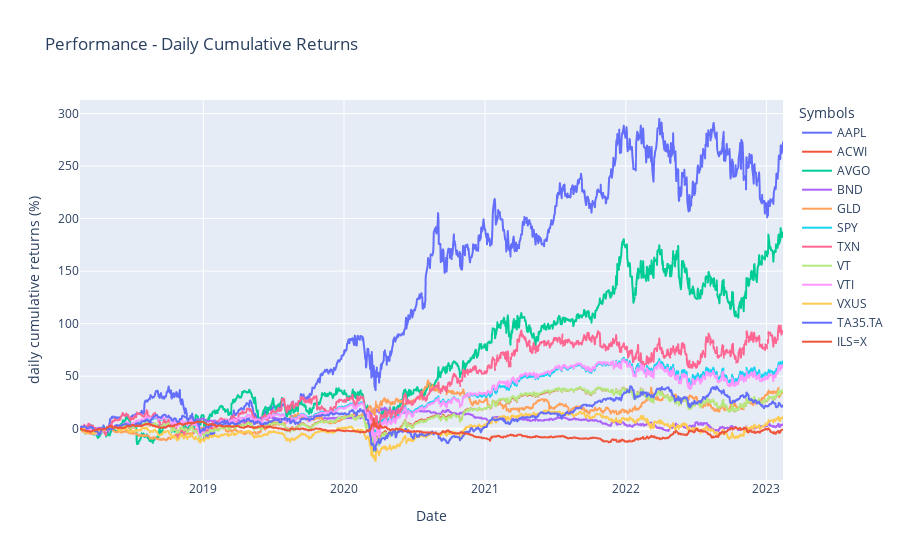

The cell this chart's notebook holds for it:
### Code cell
fig = px.line(df2, x='Date',
              y='cum_return_pct', color='Symbols',
              title='Performance - Daily Cumulative Returns',
              labels={'cum_return_pct':'daily cumulative returns (%)', })
fig.show()

### Figure 1 — Plotly figure (JSON) as saved in the notebook; plotly's stock layout.template omitted (floating-point values rounded to 4 significant figures; data arrays with more than 128 entries replaced by an {"elided": "..."} marker saying what was removed)
{"data": [{"hovertemplate": "Symbols=AAPL<br>Date=%{x}<br>daily cumulative returns (%)=%{y}<extra></extra>", "legendgroup": "AAPL", "line": {"color": "#636efa", "dash": "solid"}, "marker": {"symbol": "circle"}, "mode": "lines", "name": "AAPL", "showlegend": true, "type": "scattergl", "x": {"elided": "1303 str values"}, "xaxis": "x", "y": {"elided": "1303 float values"}, "yaxis": "y"}, {"hovertemplate": "Symbols=ACWI<br>Date=%{x}<br>daily cumulative returns (%)=%{y}<extra></extra>", "legendgroup": "ACWI", "line": {"color": "#EF553B", "dash": "solid"}, "marker": {"symbol": "circle"}, "mode": "lines", "name": "ACWI", "showlegend": true, "type": "scattergl", "x": {"elided": "1303 str values"}, "xaxis": "x", "y": {"elided": "1303 float values"}, "yaxis": "y"}, {"hovertemplate": "Symbols=AVGO<br>Date=%{x}<br>daily cumulative returns (%)=%{y}<extra></extra>", "legendgroup": "AVGO", "line": {"color": "#00cc96", "dash": "solid"}, "marker": {"symbol": "circle"}, "mode": "lines", "name": "AVGO", "showlegend": true, "type": "scattergl", "x": {"elided": "1303 str values"}, "xaxis": "x", "y": {"elided": "1303 float values"}, "yaxis": "y"}, {"hovertemplate": "Symbols=BND<br>Date=%{x}<br>daily cumulative returns (%)=%{y}<extra></extra>", "legendgroup": "BND", "line": {"color": "#ab63fa", "dash": "solid"}, "marker": {"symbol": "circle"}, "mode": "lines", "name": "BND", "showlegend": true, "type": "scattergl", "x": {"elided": "1303 str values"}, "xaxis": "x", "y": {"elided": "1303 float values"}, "yaxis": "y"}, {"hovertemplate": "Symbols=GLD<br>Date=%{x}<br>daily cumulative returns (%)=%{y}<extra></extra>", "legendgroup": "GLD", "line": {"color": "#FFA15A", "dash": "solid"}, "marker": {"symbol": "circle"}, "mode": "lines", "name": "GLD", "showlegend": true, "type": "scattergl", "x": {"elided": "1303 str values"}, "xaxis": "x", "y": {"elided": "1303 float values"}, "yaxis": "y"}, {"hovertemplate": "Symbols=SPY<br>Date=%{x}<br>daily cumulative returns (%)=%{y}<extra></extra>", "legendgroup": "SPY", "line": {"color": "#19d3f3", "dash": "solid"}, "marker": {"symbol": "circle"}, "mode": "lines", "name": "SPY", "showlegend": true, "type": "scattergl", "x": {"elided": "1303 str values"}, "xaxis": "x", "y": {"elided": "1303 float values"}, "yaxis": "y"}, {"hovertemplate": "Symbols=TXN<br>Date=%{x}<br>daily cumulative returns (%)=%{y}<extra></extra>", "legendgroup": "TXN", "line": {"color": "#FF6692", "dash": "solid"}, "marker": {"symbol": "circle"}, "mode": "lines", "name": "TXN", "showlegend": true, "type": "scattergl", "x": {"elided": "1303 str values"}, "xaxis": "x", "y": {"elided": "1303 float values"}, "yaxis": "y"}, {"hovertemplate": "Symbols=VT<br>Date=%{x}<br>daily cumulative returns (%)=%{y}<extra></extra>", "legendgroup": "VT", "line": {"color": "#B6E880", "dash": "solid"}, "marker": {"symbol": "circle"}, "mode": "lines", "name": "VT", "showlegend": true, "type": "scattergl", "x": {"elided": "1303 str values"}, "xaxis": "x", "y": {"elided": "1303 float values"}, "yaxis": "y"}, {"hovertemplate": "Symbols=VTI<br>Date=%{x}<br>daily cumulative returns (%)=%{y}<extra></extra>", "legendgroup": "VTI", "line": {"color": "#FF97FF", "dash": "solid"}, "marker": {"symbol": "circle"}, "mode": "lines", "name": "VTI", "showlegend": true, "type": "scattergl", "x": {"elided": "1303 str values"}, "xaxis": "x", "y": {"elided": "1303 float values"}, "yaxis": "y"}, {"hovertemplate": "Symbols=VXUS<br>Date=%{x}<br>daily cumulative returns (%)=%{y}<extra></extra>", "legendgroup": "VXUS", "line": {"color": "#FECB52", "dash": "solid"}, "marker": {"symbol": "circle"}, "mode": "lines", "name": "VXUS", "showlegend": true, "type": "scattergl", "x": {"elided": "1303 str values"}, "xaxis": "x", "y": {"elided": "1303 float values"}, "yaxis": "y"}, {"hovertemplate": "Symbols=TA35.TA<br>Date=%{x}<br>daily cumulative returns (%)=%{y}<extra></extra>", "legendgroup": "TA35.TA", "line": {"color": "#636efa", "dash": "solid"}, "marker": {"symbol": "circle"}, "mode": "lines", "name": "TA35.TA", "showlegend": true, "type": "scattergl", "x": {"elided": "1303 str values"}, "xaxis": "x", "y": {"elided": "1303 float values"}, "yaxis": "y"}, {"hovertemplate": "Symbols=ILS=X<br>Date=%{x}<br>daily cumulative returns (%)=%{y}<extra></extra>", "legendgroup": "ILS=X", "line": {"color": "#EF553B", "dash": "solid"}, "marker": {"symbol": "circle"}, "mode": "lines", "name": "ILS=X", "showlegend": true, "type": "scattergl", "x": {"elided": "1303 str values"}, "xaxis": "x", "y": {"elided": "1303 float values"}, "yaxis": "y"}], "layout": {"legend": {"title": {"text": "Symbols"}, "tracegroupgap": 0}, "title": {"text": "Performance - Daily Cumulative Returns"}, "xaxis": {"anchor": "y", "domain": [0, 1], "title": {"text": "Date"}}, "yaxis": {"anchor": "x", "domain": [0, 1], "title": {"text": "daily cumulative returns (%)"}}}}
